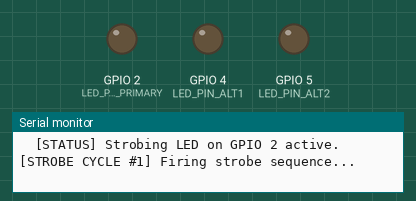
Recording of a program running on a simulated ESP32. Parts: output pins drawn as LEDs (lit = HIGH), the last lines printed to the serial monitor.

Above: at 2.5 s.
At 6.69 s:
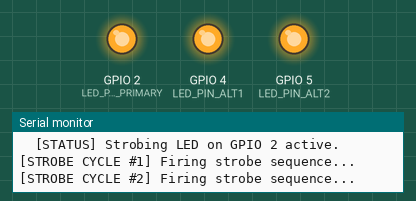
Timing chart, 0 to 9.1 s (numbered marks = the images above):
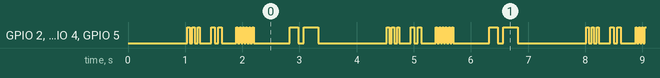

Measured:
- by itself, GPIO 2 (LED_PIN_PRIMARY), GPIO 4 (LED_PIN_ALT1), GPIO 5 (LED_PIN_ALT2): moves between LOW and HIGH, repeating every 3.5 s
- by itself, everything shown: repeats every 3.5 s, in 10 steps

The program:

main.cpp
```cpp
/**
 * @file main.cpp
 * @brief ESP32 Onboard Strobing LED & Hardware Diagnostics Test
 * @target ESP32 DevKit v1 / NodeMCU-32S (ESP-WROOM-32)
 */

#include <Arduino.h>
#include <WiFi.h>
#include <esp_system.h>
#include <esp_chip_info.h>

// Onboard LED is typically on GPIO 2 for standard ESP32 DevKit boards
#define LED_PIN_PRIMARY   2
#define LED_PIN_ALT1      4
#define LED_PIN_ALT2      5

uint32_t cycleCount = 0;

void printSystemDiagnostics() {
  esp_chip_info_t chip_info;
  esp_chip_info(&chip_info);

  Serial.println("\n=======================================================");
  Serial.println("  🌟 AgriChain ESP32 Hardware Diagnostics & Strobe Test");
  Serial.println("=======================================================");
  Serial.printf("  Chip Model:        ESP32 (Silicon Rev %d)\n", chip_info.revision);
  Serial.printf("  CPU Cores:         %d cores @ %u MHz\n", chip_info.cores, (unsigned)getCpuFrequencyMhz());
  Serial.printf("  Flash Size:        %u MB\n", (unsigned)(ESP.getFlashChipSize() / (1024 * 1024)));
  Serial.printf("  Free Heap Memory:  %u bytes\n", (unsigned)esp_get_free_heap_size());
  Serial.printf("  Default MAC Addr:  %s\n", WiFi.macAddress().c_str());
  Serial.println("=======================================================");
  Serial.println("  [STATUS] Strobing LED on GPIO 2 active.\n");
}

void setup() {
  Serial.begin(115200);
  delay(1000);

  pinMode(LED_PIN_PRIMARY, OUTPUT);
  pinMode(LED_PIN_ALT1, OUTPUT);
  pinMode(LED_PIN_ALT2, OUTPUT);

  // Turn all off initially
  digitalWrite(LED_PIN_PRIMARY, LOW);
  digitalWrite(LED_PIN_ALT1, LOW);
  digitalWrite(LED_PIN_ALT2, LOW);

  printSystemDiagnostics();
}


void strobeBurst(int flashes, int onTimeMs, int offTimeMs) {
  for (int i = 0; i < flashes; i++) {
    digitalWrite(LED_PIN_PRIMARY, HIGH);
    digitalWrite(LED_PIN_ALT1, HIGH);
    digitalWrite(LED_PIN_ALT2, HIGH);
    delay(onTimeMs);
    digitalWrite(LED_PIN_PRIMARY, LOW);
    digitalWrite(LED_PIN_ALT1, LOW);
    digitalWrite(LED_PIN_ALT2, LOW);
    delay(offTimeMs);
  }
}

void loop() {
  cycleCount++;
  Serial.printf("[STROBE CYCLE #%u] Firing strobe sequence...\n", cycleCount);

  // Pattern 1: Rapid Camera Flash Strobe (3 quick bursts)
  strobeBurst(3, 40, 50);
  delay(150);

  // Pattern 2: Tactical Double Strobe
  strobeBurst(2, 60, 60);
  delay(200);

  // Pattern 3: High-Frequency Strobe Burst (6 rapid pulses)
  strobeBurst(6, 25, 30);
  delay(600);

  // Pattern 4: Heartbeat Pulse (2 longer beats)
  strobeBurst(1, 150, 100);
  strobeBurst(1, 250, 400);

  delay(800);
}
```
